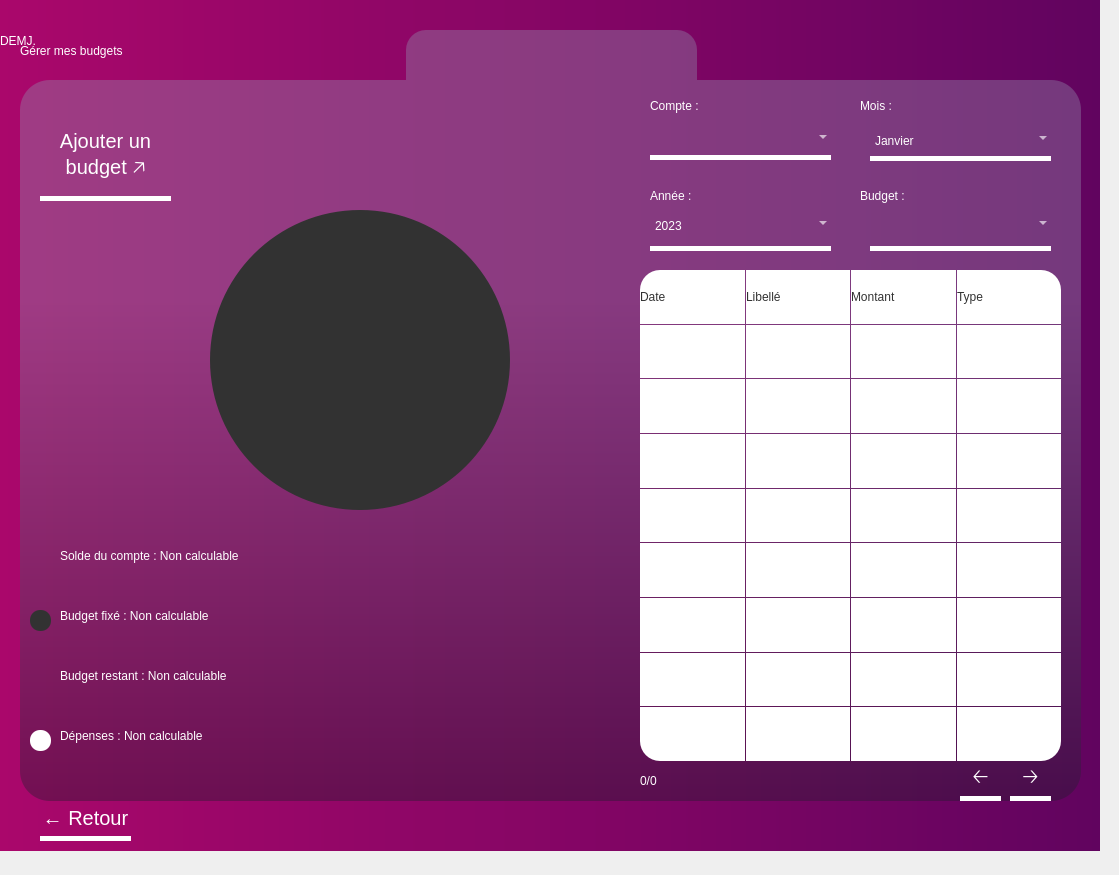
<?xml version="1.0" encoding="UTF-8"?>
<ui version="4.0">
 <class>Dialog</class>
 <widget class="QDialog" name="Dialog">
  <property name="geometry">
   <rect>
    <x>0</x>
    <y>0</y>
    <width>1119</width>
    <height>875</height>
   </rect>
  </property>
  <property name="windowTitle">
   <string>Dialog</string>
  </property>
  <widget class="QWidget" name="arriere_plan" native="true">
   <property name="geometry">
    <rect>
     <x>0</x>
     <y>0</y>
     <width>1100</width>
     <height>851</height>
    </rect>
   </property>
   <property name="styleSheet">
    <string notr="true">/* Arrière-plans, grilles, box */

QWidget#arriere_plan{
   background-color: qlineargradient(spread:pad, x1:0, y1:0.5, x2:1, y2:0.5, stop:0 #AA076B, stop:1 #61045F); 
}
QLabel#arriere_plan_param{
  background-color: qlineargradient(spread:pad, x1:0.5, y1:0, x2:0.5, y2:1, stop:0.3 rgba(146, 141, 171,100), stop:1 rgba(31, 28, 44,100));
  border-radius:30px;
}
QGridLayout#gridLayout{
    gridline-color: red;
border:3px solid red;
}
QGroupBox#box1{
border:none;
}
QGroupBox#box2{
border:none;
}
QLabel#arriere_plan_titre{
background-color:rgba(146, 141, 171,100);
border-top-right-radius:20px;
border-top-left-radius:20px;
}
QGroupBox#box2 QLabel#arriere_plan_diag{
background-color:rgba(50,50,50,1);
border-radius:150px;
}

/* Labels */

QLabel{
background-color:none;
color:#ffffff;
qproperty-alignment: AlignCenter;
font: 25px &quot;SF Pro Regular&quot;;
}
QLabel#label_fenetre{
background-color:none;
qproperty-alignment: AlignCenter;
font: 25px &quot;SF Pro Semibold&quot;;
color:#ffffff;
}
QGroupBox#box1 QLabel{
background-color:rgba(255,255,255,1);
color:#323232;
}
QGroupBox#box1 QLabel#label_date{
border-top-left-radius:20px;
}
QGroupBox#box1 QLabel#label_type{
border-top-right-radius:20px;
}
QGroupBox#box1 QLabel#label_basgauche{
border-bottom-left-radius:20px;
}
QGroupBox#box1 QLabel#label_basdroite{
border-bottom-right-radius:20px;
}
QGroupBox#box2 QLabel{
background-color:none;
qproperty-alignment:'AlignVLeft | AlignHcenter';
}
QGroupBox#box2 QLabel#nombre_page{
qproperty-alignment: AlignCenter;
}
QGroupBox#box2 QLabel#label_vert{
background-color:rgb(50,50,50);
border-radius:10px;
}
QGroupBox#box2 QLabel#label_rouge{
background-color:rgb(255,255,255);
border-radius:10px;
}

/* Boutons  */

QPushButton {
font: 30px &quot;SF Pro Regular&quot;;
}
QGroupBox#box2 QPushButton{
  border-radius:0px;
  color: rgba(255,255,255,1);
  border-bottom: 5px solid rgba(255,255,255,1);
  font-size: 20px;
  text-align:center;
  width: fit-content;
  background-color: none;
}
QGroupBox#box2 QPushButton:pressed {
  border-bottom: 8px solid rgba(255,255,255,50);
}
QGroupBox#box2 QPushButton:hover:!pressed {
  border-bottom: 8px solid rgba(255,255,255,1);
}


/* Combobox */

QComboBox{
background-color:transparent;
border:0px;
border-bottom: 5px solid rgba(255,255,255,1);
color:rgba(255,255,255,1);
font: 20px &quot;SF Pro Regular&quot;;
}

QComboBox QAbstractItemView {
    background-color:#ffffff;
    selection-background-color:#fd314d;
    color:#000000;
    outline: none;
}</string>
   </property>
   <widget class="QLabel" name="arriere_plan_param">
    <property name="geometry">
     <rect>
      <x>20</x>
      <y>80</y>
      <width>1061</width>
      <height>721</height>
     </rect>
    </property>
    <property name="text">
     <string/>
    </property>
   </widget>
   <widget class="QComboBox" name="comboBox_annee">
    <property name="geometry">
     <rect>
      <x>650</x>
      <y>200</y>
      <width>181</width>
      <height>51</height>
     </rect>
    </property>
    <item>
     <property name="text">
      <string>2023</string>
     </property>
    </item>
    <item>
     <property name="text">
      <string>2022</string>
     </property>
    </item>
    <item>
     <property name="text">
      <string>2021</string>
     </property>
    </item>
    <item>
     <property name="text">
      <string>2020</string>
     </property>
    </item>
    <item>
     <property name="text">
      <string>2019</string>
     </property>
    </item>
    <item>
     <property name="text">
      <string>2018</string>
     </property>
    </item>
    <item>
     <property name="text">
      <string>2017</string>
     </property>
    </item>
    <item>
     <property name="text">
      <string>2016</string>
     </property>
    </item>
    <item>
     <property name="text">
      <string>2015</string>
     </property>
    </item>
    <item>
     <property name="text">
      <string>2014</string>
     </property>
    </item>
    <item>
     <property name="text">
      <string>2013</string>
     </property>
    </item>
   </widget>
   <widget class="QComboBox" name="comboBox_mois">
    <property name="geometry">
     <rect>
      <x>870</x>
      <y>120</y>
      <width>181</width>
      <height>41</height>
     </rect>
    </property>
    <item>
     <property name="text">
      <string>Janvier</string>
     </property>
    </item>
    <item>
     <property name="text">
      <string>Février</string>
     </property>
    </item>
    <item>
     <property name="text">
      <string>Mars</string>
     </property>
    </item>
    <item>
     <property name="text">
      <string>Avril</string>
     </property>
    </item>
    <item>
     <property name="text">
      <string>Mai</string>
     </property>
    </item>
    <item>
     <property name="text">
      <string>Juin</string>
     </property>
    </item>
    <item>
     <property name="text">
      <string>Juillet</string>
     </property>
    </item>
    <item>
     <property name="text">
      <string>Août</string>
     </property>
    </item>
    <item>
     <property name="text">
      <string>Septembre</string>
     </property>
    </item>
    <item>
     <property name="text">
      <string>Octobre</string>
     </property>
    </item>
    <item>
     <property name="text">
      <string>Novembre</string>
     </property>
    </item>
    <item>
     <property name="text">
      <string>Décembre</string>
     </property>
    </item>
   </widget>
   <widget class="QComboBox" name="comboBox_compte">
    <property name="geometry">
     <rect>
      <x>650</x>
      <y>119</y>
      <width>181</width>
      <height>41</height>
     </rect>
    </property>
   </widget>
   <widget class="QComboBox" name="comboBox_budget">
    <property name="geometry">
     <rect>
      <x>870</x>
      <y>200</y>
      <width>181</width>
      <height>51</height>
     </rect>
    </property>
    <property name="placeholderText">
     <string/>
    </property>
   </widget>
   <widget class="QLabel" name="label_fenetre">
    <property name="geometry">
     <rect>
      <x>20</x>
      <y>30</y>
      <width>1061</width>
      <height>41</height>
     </rect>
    </property>
    <property name="text">
     <string>Gérer mes budgets</string>
    </property>
   </widget>
   <widget class="QLabel" name="label_compte">
    <property name="geometry">
     <rect>
      <x>650</x>
      <y>90</y>
      <width>191</width>
      <height>31</height>
     </rect>
    </property>
    <property name="text">
     <string>Compte :</string>
    </property>
   </widget>
   <widget class="QLabel" name="label_mois">
    <property name="geometry">
     <rect>
      <x>860</x>
      <y>90</y>
      <width>191</width>
      <height>31</height>
     </rect>
    </property>
    <property name="text">
     <string>Mois :</string>
    </property>
   </widget>
   <widget class="QLabel" name="label_annee">
    <property name="geometry">
     <rect>
      <x>650</x>
      <y>180</y>
      <width>191</width>
      <height>31</height>
     </rect>
    </property>
    <property name="text">
     <string>Année :</string>
    </property>
   </widget>
   <widget class="QLabel" name="label_budget2">
    <property name="geometry">
     <rect>
      <x>860</x>
      <y>180</y>
      <width>191</width>
      <height>31</height>
     </rect>
    </property>
    <property name="text">
     <string>Budget :</string>
    </property>
   </widget>
   <widget class="QGroupBox" name="box1">
    <property name="geometry">
     <rect>
      <x>620</x>
      <y>260</y>
      <width>461</width>
      <height>501</height>
     </rect>
    </property>
    <property name="title">
     <string/>
    </property>
    <widget class="QWidget" name="gridLayoutWidget">
     <property name="geometry">
      <rect>
       <x>20</x>
       <y>10</y>
       <width>421</width>
       <height>491</height>
      </rect>
     </property>
     <layout class="QGridLayout" name="gridLayout">
      <property name="spacing">
       <number>1</number>
      </property>
      <item row="5" column="3">
       <widget class="QLabel" name="label_25">
        <property name="text">
         <string/>
        </property>
       </widget>
      </item>
      <item row="7" column="3">
       <widget class="QLabel" name="label_33">
        <property name="text">
         <string/>
        </property>
       </widget>
      </item>
      <item row="6" column="2">
       <widget class="QLabel" name="label_27">
        <property name="text">
         <string/>
        </property>
       </widget>
      </item>
      <item row="5" column="2">
       <widget class="QLabel" name="label_24">
        <property name="text">
         <string/>
        </property>
       </widget>
      </item>
      <item row="2" column="1">
       <widget class="QLabel" name="label_14">
        <property name="text">
         <string/>
        </property>
       </widget>
      </item>
      <item row="4" column="1">
       <widget class="QLabel" name="label_20">
        <property name="text">
         <string/>
        </property>
       </widget>
      </item>
      <item row="8" column="1">
       <widget class="QLabel" name="label_34">
        <property name="text">
         <string/>
        </property>
       </widget>
      </item>
      <item row="4" column="0">
       <widget class="QLabel" name="label_11">
        <property name="text">
         <string/>
        </property>
       </widget>
      </item>
      <item row="3" column="1">
       <widget class="QLabel" name="label_17">
        <property name="text">
         <string/>
        </property>
       </widget>
      </item>
      <item row="7" column="0">
       <widget class="QLabel" name="label_29">
        <property name="text">
         <string/>
        </property>
       </widget>
      </item>
      <item row="0" column="3">
       <widget class="QLabel" name="label_type">
        <property name="styleSheet">
         <string notr="true"/>
        </property>
        <property name="text">
         <string>Type</string>
        </property>
       </widget>
      </item>
      <item row="1" column="1">
       <widget class="QLabel" name="label_6">
        <property name="text">
         <string/>
        </property>
       </widget>
      </item>
      <item row="8" column="3">
       <widget class="QLabel" name="label_basdroite">
        <property name="text">
         <string/>
        </property>
       </widget>
      </item>
      <item row="4" column="3">
       <widget class="QLabel" name="label_22">
        <property name="text">
         <string/>
        </property>
       </widget>
      </item>
      <item row="0" column="0">
       <widget class="QLabel" name="label_date">
        <property name="styleSheet">
         <string notr="true"/>
        </property>
        <property name="text">
         <string>Date</string>
        </property>
       </widget>
      </item>
      <item row="8" column="0">
       <widget class="QLabel" name="label_basgauche">
        <property name="text">
         <string/>
        </property>
       </widget>
      </item>
      <item row="2" column="3">
       <widget class="QLabel" name="label_16">
        <property name="text">
         <string/>
        </property>
       </widget>
      </item>
      <item row="6" column="0">
       <widget class="QLabel" name="label_12">
        <property name="text">
         <string/>
        </property>
       </widget>
      </item>
      <item row="3" column="0">
       <widget class="QLabel" name="label_10">
        <property name="text">
         <string/>
        </property>
       </widget>
      </item>
      <item row="4" column="2">
       <widget class="QLabel" name="label_21">
        <property name="text">
         <string/>
        </property>
       </widget>
      </item>
      <item row="2" column="2">
       <widget class="QLabel" name="label_15">
        <property name="text">
         <string/>
        </property>
       </widget>
      </item>
      <item row="5" column="0">
       <widget class="QLabel" name="label_13">
        <property name="text">
         <string/>
        </property>
       </widget>
      </item>
      <item row="6" column="3">
       <widget class="QLabel" name="label_28">
        <property name="text">
         <string/>
        </property>
       </widget>
      </item>
      <item row="0" column="2">
       <widget class="QLabel" name="label_montant">
        <property name="styleSheet">
         <string notr="true"/>
        </property>
        <property name="text">
         <string>Montant</string>
        </property>
       </widget>
      </item>
      <item row="1" column="3">
       <widget class="QLabel" name="label_8">
        <property name="text">
         <string/>
        </property>
       </widget>
      </item>
      <item row="6" column="1">
       <widget class="QLabel" name="label_26">
        <property name="text">
         <string/>
        </property>
       </widget>
      </item>
      <item row="7" column="2">
       <widget class="QLabel" name="label_32">
        <property name="text">
         <string/>
        </property>
       </widget>
      </item>
      <item row="3" column="3">
       <widget class="QLabel" name="label_19">
        <property name="text">
         <string/>
        </property>
       </widget>
      </item>
      <item row="0" column="1">
       <widget class="QLabel" name="label_libelle">
        <property name="styleSheet">
         <string notr="true"/>
        </property>
        <property name="text">
         <string>Libellé</string>
        </property>
       </widget>
      </item>
      <item row="7" column="1">
       <widget class="QLabel" name="label_31">
        <property name="text">
         <string/>
        </property>
       </widget>
      </item>
      <item row="1" column="0">
       <widget class="QLabel" name="label_5">
        <property name="text">
         <string/>
        </property>
       </widget>
      </item>
      <item row="8" column="2">
       <widget class="QLabel" name="label_35">
        <property name="text">
         <string/>
        </property>
       </widget>
      </item>
      <item row="5" column="1">
       <widget class="QLabel" name="label_23">
        <property name="text">
         <string/>
        </property>
       </widget>
      </item>
      <item row="3" column="2">
       <widget class="QLabel" name="label_18">
        <property name="text">
         <string/>
        </property>
       </widget>
      </item>
      <item row="1" column="2">
       <widget class="QLabel" name="label_7">
        <property name="text">
         <string/>
        </property>
       </widget>
      </item>
      <item row="2" column="0">
       <widget class="QLabel" name="label_9">
        <property name="text">
         <string/>
        </property>
       </widget>
      </item>
     </layout>
    </widget>
   </widget>
   <widget class="QGroupBox" name="box2">
    <property name="geometry">
     <rect>
      <x>20</x>
      <y>80</y>
      <width>1061</width>
      <height>771</height>
     </rect>
    </property>
    <property name="title">
     <string/>
    </property>
    <widget class="QLabel" name="label_solde">
     <property name="geometry">
      <rect>
       <x>40</x>
       <y>450</y>
       <width>581</width>
       <height>51</height>
      </rect>
     </property>
     <property name="text">
      <string>Solde du compte : Non calculable</string>
     </property>
    </widget>
    <widget class="QLabel" name="label_budget">
     <property name="geometry">
      <rect>
       <x>40</x>
       <y>510</y>
       <width>581</width>
       <height>51</height>
      </rect>
     </property>
     <property name="text">
      <string>Budget fixé : Non calculable</string>
     </property>
    </widget>
    <widget class="QLabel" name="label_restant">
     <property name="geometry">
      <rect>
       <x>40</x>
       <y>570</y>
       <width>581</width>
       <height>51</height>
      </rect>
     </property>
     <property name="text">
      <string>Budget restant : Non calculable</string>
     </property>
    </widget>
    <widget class="QLabel" name="label_depenses">
     <property name="geometry">
      <rect>
       <x>40</x>
       <y>630</y>
       <width>581</width>
       <height>51</height>
      </rect>
     </property>
     <property name="text">
      <string>Dépenses : Non calculable</string>
     </property>
    </widget>
    <widget class="QLabel" name="label_vert">
     <property name="geometry">
      <rect>
       <x>10</x>
       <y>530</y>
       <width>21</width>
       <height>21</height>
      </rect>
     </property>
     <property name="text">
      <string/>
     </property>
    </widget>
    <widget class="QLabel" name="label_rouge">
     <property name="geometry">
      <rect>
       <x>10</x>
       <y>650</y>
       <width>21</width>
       <height>21</height>
      </rect>
     </property>
     <property name="text">
      <string/>
     </property>
    </widget>
    <widget class="QPushButton" name="pushButton_retour">
     <property name="geometry">
      <rect>
       <x>20</x>
       <y>720</y>
       <width>91</width>
       <height>41</height>
      </rect>
     </property>
     <property name="text">
      <string>← Retour</string>
     </property>
    </widget>
    <widget class="QPushButton" name="pushButton_suivant">
     <property name="geometry">
      <rect>
       <x>990</x>
       <y>680</y>
       <width>41</width>
       <height>41</height>
      </rect>
     </property>
     <property name="text">
      <string>🡢</string>
     </property>
    </widget>
    <widget class="QPushButton" name="pushButton_precedent">
     <property name="geometry">
      <rect>
       <x>940</x>
       <y>680</y>
       <width>41</width>
       <height>41</height>
      </rect>
     </property>
     <property name="text">
      <string>🡠</string>
     </property>
    </widget>
    <widget class="QPushButton" name="pushButton_ajouter">
     <property name="geometry">
      <rect>
       <x>20</x>
       <y>40</y>
       <width>131</width>
       <height>81</height>
      </rect>
     </property>
     <property name="text">
      <string>Ajouter un
budget 🡥</string>
     </property>
    </widget>
    <widget class="QLabel" name="label_aucun_compte">
     <property name="geometry">
      <rect>
       <x>280</x>
       <y>190</y>
       <width>171</width>
       <height>161</height>
      </rect>
     </property>
     <property name="text">
      <string>Aucun compte</string>
     </property>
    </widget>
    <widget class="QLabel" name="arriere_plan_diag">
     <property name="geometry">
      <rect>
       <x>190</x>
       <y>130</y>
       <width>300</width>
       <height>300</height>
      </rect>
     </property>
     <property name="text">
      <string/>
     </property>
    </widget>
    <widget class="QWidget" name="gridLayoutWidget_2">
     <property name="geometry">
      <rect>
       <x>189</x>
       <y>129</y>
       <width>301</width>
       <height>301</height>
      </rect>
     </property>
     <layout class="QGridLayout" name="gridLayout_progress"/>
    </widget>
    <widget class="QLabel" name="nombre_page">
     <property name="geometry">
      <rect>
       <x>620</x>
       <y>680</y>
       <width>211</width>
       <height>41</height>
      </rect>
     </property>
     <property name="text">
      <string>0/0</string>
     </property>
    </widget>
   </widget>
   <widget class="QLabel" name="arriere_plan_titre">
    <property name="geometry">
     <rect>
      <x>406</x>
      <y>30</y>
      <width>291</width>
      <height>50</height>
     </rect>
    </property>
    <property name="text">
     <string/>
    </property>
   </widget>
   <widget class="QLabel" name="label">
    <property name="geometry">
     <rect>
      <x>0</x>
      <y>0</y>
      <width>151</width>
      <height>81</height>
     </rect>
    </property>
    <property name="styleSheet">
     <string notr="true">background-color:none;
font: 45px &quot;Goudy Bookletter 1911&quot;;
color:rgba(255,255,255,1)</string>
    </property>
    <property name="text">
     <string>DEMJ.</string>
    </property>
   </widget>
   <zorder>arriere_plan_param</zorder>
   <zorder>box2</zorder>
   <zorder>label_budget2</zorder>
   <zorder>box1</zorder>
   <zorder>label_annee</zorder>
   <zorder>label_mois</zorder>
   <zorder>comboBox_budget</zorder>
   <zorder>comboBox_annee</zorder>
   <zorder>comboBox_compte</zorder>
   <zorder>comboBox_mois</zorder>
   <zorder>label_compte</zorder>
   <zorder>arriere_plan_titre</zorder>
   <zorder>label_fenetre</zorder>
   <zorder>label</zorder>
  </widget>
 </widget>
 <resources/>
 <connections/>
</ui>
